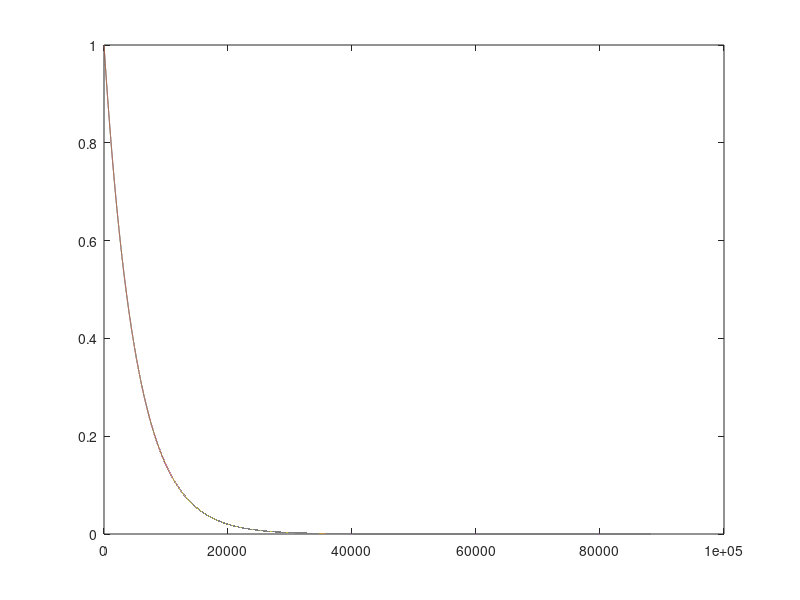
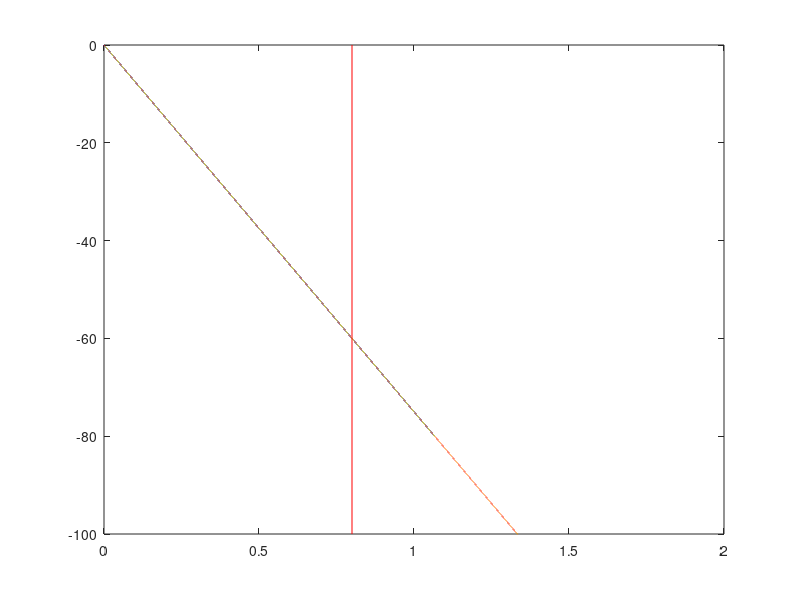

Recreate these plots in MATLAB, in order.
% how to read from a decaying exponential table

% read in wavetable to a vector
fileID = fopen('decayExpWavetable.txt','r');
x = fscanf(fileID, '%f');
N = length(x);      % length of wavetable
T60EN = 0.75 * N;    % envelope wavetable T60;

% sample rate and signal settings
fs = 44100;
dur = 2;
T = 1/fs;

% desired T60 for envelope (in seconds)
T60 = 0.8;

%% use wavetable to create a sine wave
T60N = T60 * fs; % T60 in samples
einc = T60EN / T60N;

y = zeros(1, dur*fs);
ei = 0;
eind0 = 0;
eind1 = 0;

for i=1:dur*fs
    
    if ei >= N-1
        y(i) = 0;
    else
        % linear interpolation
        ind0 = floor(ei);
        frac = ei - ind0;

        % index by 1
        ind0 = ind0 + 1;
        ind1 = ind0 + 1;

        % perform linear interpolation
        y(i) = x(ind0) * (1 - frac) + x(ind1) * frac;

        ei = ei + einc;
    end
 
end

% compare with ysin to make sure it's correct
A = 1;
tau = -(T60 * fs)/log(0.001);
yenv = A * exp(-(0:(fs*dur-1))/tau);

figure
plot(y)
hold on
plot(yenv)

sum(y - yenv)

figure
plot(linspace(0, dur, dur*fs), 20*log10(y/max(y)));
hold on
plot(linspace(0, dur, dur*fs), 20*log10(yenv/max(yenv)));
plot([T60 T60], [-100, 0], 'r')
xlim([0 dur])
ylim([-100 0])
